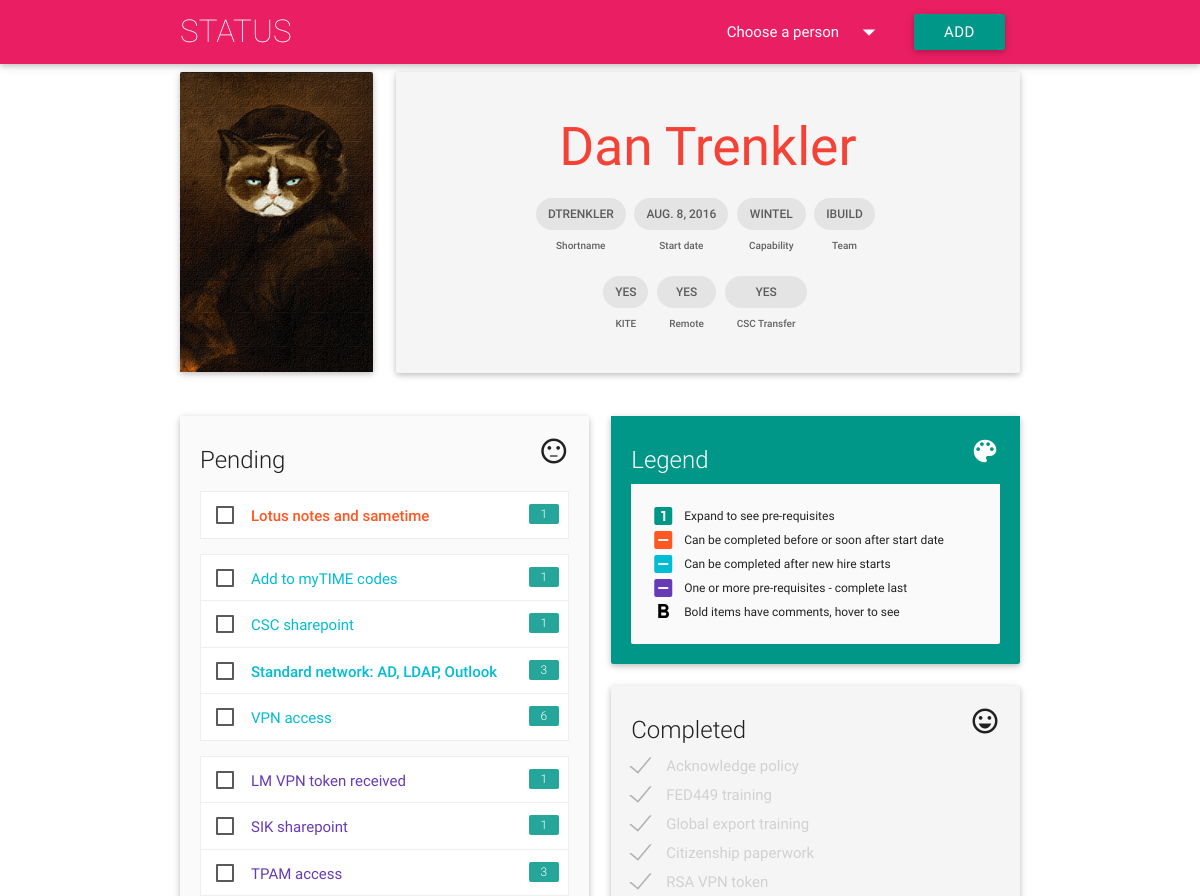
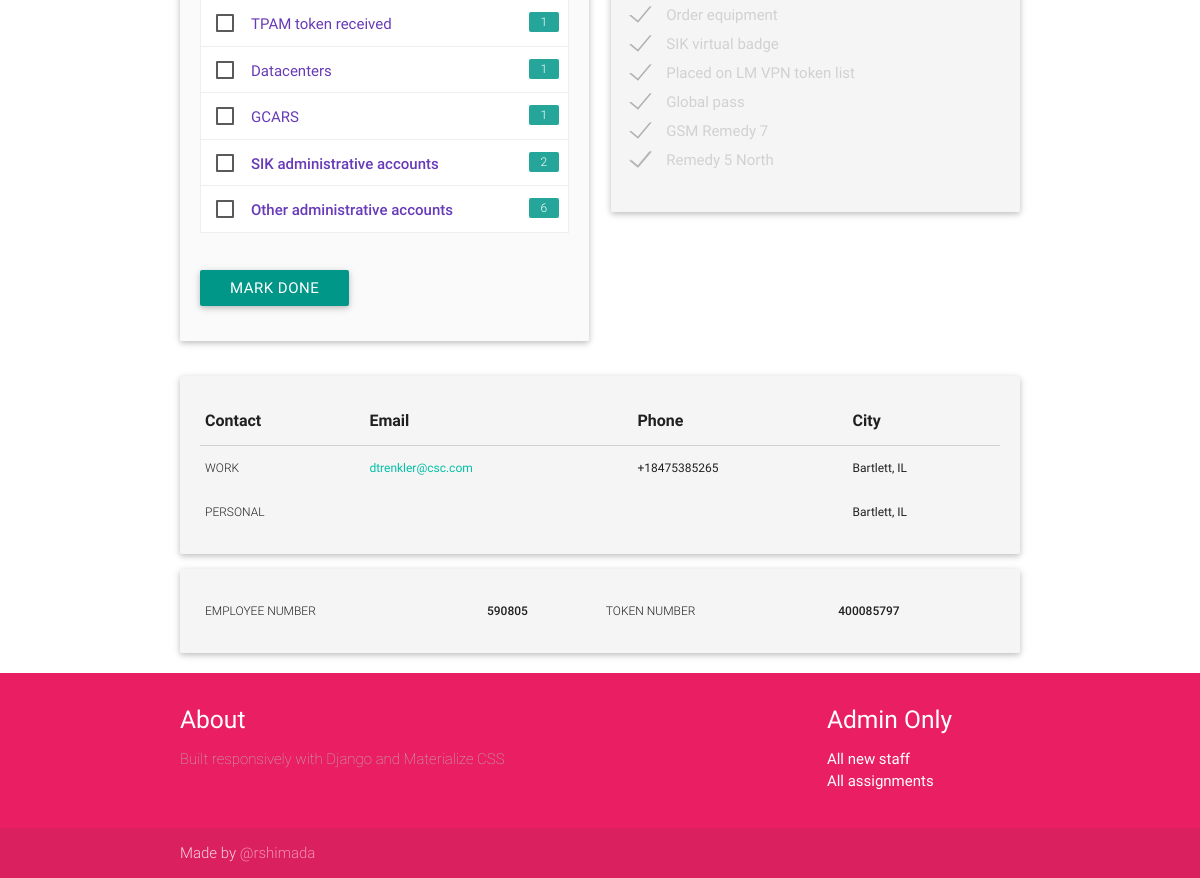
Page /dtrenkler on the committed database (2 pictures, top to bottom).
### app/models.py (models this page shows)
class Person(models.Model):
    CAPABILITY_CHOICES = (
        ('ADS', 'ADS'),
        ('CDS', 'CDS'),
        ('VDS', 'VDS'),
        ('PCC', 'PCC'),
        ('Virtualization', 'Virtualization'),
        ('Active Directory', 'Active Directory'),
        ('Backup', 'Backup'),
        ('Storage', 'Storage'),
        ('UNIX', 'UNIX'),
        ('Wintel', 'Wintel'))
    TEAM_CHOICES = (
        ('iACTION', 'iACTION'),
        ('iBUILD', 'iBUILD'),
        ('iENHANCE', 'iENHANCE'),
        ('iSOLVE', 'iSOLVE'))
    EMPLOY_CHOICES = (
        ('Contractor', 'Contractor'),
        ('Employee', 'Employee'))
    firstname = models.CharField(max_length=200, verbose_name='First name')
    lastname = models.CharField(max_length=200, verbose_name='Last name')
    shortname = models.CharField(max_length=200, unique=True, verbose_name='CSC shortname')
    startdate = models.DateField(auto_now_add=False, verbose_name='Start date')
    addeddate = models.DateTimeField(auto_now_add=True, verbose_name='Date added to status app')
    personalstreet = models.CharField(max_length=50, blank=True, verbose_name='Home street address')
    personalcity = models.CharField(max_length=50, verbose_name='Home city', default='Hartford')
    personalstate = models.CharField(max_length=50, verbose_name='Home state (abbreviation)', default='CT')
    personalzip = models.CharField(max_length=5, blank=True, verbose_name='Home zip code')
    personalemail = models.EmailField(max_length=50, blank=True, verbose_name='Personal email address')
    personalphone = PhoneNumberField(blank=True, verbose_name='Personal phone number, format: +1 860 888 6060')
    workphone = PhoneNumberField(blank=True, verbose_name='Work phone number')
    workstreet = models.CharField(max_length=50, blank=True, verbose_name='Work street address')
    workcity = models.CharField(max_length=50, verbose_name='Work city', default='Hartford')
    workstate = models.CharField(max_length=50, verbose_name='Work state', default='CT')
    workzip = models.CharField(max_length=5, blank=True, verbose_name='Work zip code')
    capability = models.CharField(max_length=20, choices=CAPABILITY_CHOICES, default='Wintel')
    team = models.CharField(max_length=20, choices=TEAM_CHOICES, default='iBUILD')
    kite = models.BooleanField(default=False, verbose_name='Assigned to KITE project')
    remote = models.BooleanField(default=False, verbose_name='Working remotely')
    csctransfer = models.BooleanField(default=False, verbose_name='Existing CSC employee')
    employid = models.CharField(max_length=15, blank=True, verbose_name='Employee number or PRN')
    employtype = models.CharField(max_length=50, choices=EMPLOY_CHOICES, default='Contractor', verbose_name='Employment Type')
    cscid = models.CharField(max_length=10, blank=True, verbose_name='CSC UTC account name, e.g. XMDS123')
    tokenserial = models.CharField(max_length=15, blank=True, verbose_name='Token serial number')
    class Meta:
        ordering = ['addeddate']
        verbose_name_plural = 'people'
        unique_together = ("firstname", "lastname")
    def __str__(self):
        return '{0} {1}'.format(self.firstname, self.lastname)

class Assignment(models.Model):
    person = models.ForeignKey(Person)
    task = models.ForeignKey(Task)
    comment = models.CharField(max_length=200, blank=True)
    complete = models.BooleanField(default=False)
    def __str__(self):
        return self.task.title

class Task(models.Model):
    title = models.CharField(max_length=200)
    description = models.CharField(max_length=600, blank=True)
    stage = models.CharField(max_length=2, blank=True)
    predecessor = models.ManyToManyField("self", symmetrical=False, blank=True)
    vpnrequired = models.BooleanField(default=False)
    class Meta:
        ordering = ['stage', 'id']
    def __str__(self):
        return '{0}'.format(self.title)

### app/views.py (the view, shortened to what this page needs)
# urls.py: url(r'^(?P<shortname>\w+)', views.profile),
@require_http_methods(["GET", "POST"])
def profile(request, shortname=None):
    people = Person.objects.order_by('startdate')
    person = get_object_or_404(Person, shortname=shortname)
    assignments = Assignment.objects.filter(person=person)
    randimg = random.randint(1, 20)
    form = AssignmentForm(request.POST or None)
    context = {'shortname': shortname,
                'people': people,
                'person': person,
                'assignments': assignments,
                'form': form,
                'message': messages,
                'randimg': randimg}
    return render(request, 'app/profile.html', context)

### app/forms.py
class AssignmentForm(ModelForm):
    class Meta:
        model = Assignment
        fields = ['person', 'task', 'complete']

### app/templates/app/profile.html (shortened to what this page needs)
{% extends "app/index.html" %}
{% load staticfiles %}
{% block content %}
<div class="container">
  <div class="row">
    <div class="col l3 hide-on-med-and-down">
      <div class="card">
        <div class="card-image waves-effect waves-block waves-light">
          <a href="/{{ shortname }}">
            <img src="static/app/img/cat/cat-{{ randimg }}-min.png"></a>
        </div>
      </div>
    </div>
    <div class="col s12 l9">
      <div class="card profile-card">
        <div class="card-content center">
          <span class="card-title red-text">
            <a class="red-text" href="/{{ shortname }}">
              <h2 class="header">{{ person }}</h2></a>
          </span>
          <div class="row">
            <div class="chip">
              <p class="card-item">{{ shortname }}</p>
              Shortname
            </div>
            <div class="chip">
              <p class="card-item">{{ person.startdate }}</p>
              Start date
            </div>
            <div class="chip">
              <p class="card-item">{{ person.capability }}</p>
              Capability
            </div>
            <div class="chip">
              <p class="card-item">{{ person.team }}</p>
              Team
            </div>
          </div>
          <div class="row">
            <div class="chip">
              {% if not person.kite %}
              <p class="card-item">No</p>
              {% else %}
              <p class="card-item">Yes</p>
              {% endif %}
              KITE
            </div>
            <div class="chip">
              {% if not person.remote %}
              <p class="card-item">No</p>
              {% else %}
              <p class="card-item">Yes</p>
              {% endif %}
              Remote
            </div>
            <div class="chip">
              {% if not person.csctransfer %}
              <p class="card-item">No</p>
              {% else %}
              <p class="card-item">Yes</p>
              {% endif %}
              CSC Transfer
            </div>
          </div>
        </div>
      </div>
    </div>
  </div>
  <div class="row">
    <div class="col s12 l6">
      <div class="card">
        <div class="card-content grey lighten-5">
          <span class="card-title">Pending
            <i class="right small material-icons">sentiment_neutral</i>
          </span>
          <form action="" method="POST">
              <ul class="collapsible" data-collapsible="accordion">
                {% for assignment in assignments %}
                {% if assignment.task.stage == "1" and not assignment.complete %}
                <li>
                  <div class="collapsible-header">
                    <label class="deep-orange-text {% if assignment.comment %}tooltipped{% endif %}" for="{{ assignment.id }}" {% if assignment.comment %}data-tooltip="{{ assignment.comment }}"{% endif %}>
                      {% if assignment.comment %}<strong>{% endif %}
                        {{ assignment }}
                      {% if assignment.comment %}</strong>{% endif %}
                    </label>
                    {% if assignment.task.predecessor.all %}
                    <span class="new badge">{{ assignment.task.predecessor.all.count }}</span>
                    {% endif %}
                  </div>
                </li>
                {% endif %}
                {% endfor %}
              </ul>
              <ul class="collapsible" data-collapsible="accordion">
                {% for assignment in assignments %}
                {% if assignment.task.stage == "2" and not assignment.complete %}
                <li>
                  <div class="collapsible-header">
                    <label class="cyan-text {% if assignment.comment %}tooltipped{% endif %}" for="{{ assignment.id }}" {% if assignment.comment %}data-tooltip="{{ assignment.comment }}"{% endif %}>
                      {% if assignment.comment %}<strong>{% endif %}
                        {{ assignment }}
                      {% if assignment.comment %}</strong>{% endif %}
                    </label>
                    {% if assignment.task.predecessor.all %}
                    <span class="new badge">{{ assignment.task.predecessor.all.count }}</span>
                    {% endif %}
                  </div>
                </li>
                {% endif %}
                {% endfor %}
              </ul>
              <ul class="collapsible" data-collapsible="accordion">
                {% for assignment in assignments %}
                {% if assignment.task.stage == "3" and not assignment.complete %}
                <li>
                  <div class="collapsible-header">
                    <label class="deep-purple-text {% if assignment.comment %}tooltipped{% endif %}" for="{{ assignment.id }}" {% if assignment.comment %}data-tooltip="{{ assignment.comment }}"{% endif %}>
                      {% if assignment.comment %}<strong>{% endif %}
                        {{ assignment }}
                      {% if assignment.comment %}</strong>{% endif %}
                    </label>
                    {% if assignment.task.predecessor.all %}
                    <span class="new badge">{{ assignment.task.predecessor.all.count }}</span>
                    {% endif %}
                  </div>
                </li>
                {% endif %}
                {% endfor %}
              </ul>
            <br /><input type="submit" value="mark done" class="teal btn waves-light">
          </form>
        </div>
      </div>
    </div>
    <div class="col s12 l6">
      <div class="card">
        <div class="card-content teal">
          <span class="card-title white-text">Legend
            <i class="right small material-icons">color_lens</i>
          </span>
          <div class="card-content grey lighten-5">
            <table id="legend">
              <col style="width:10%">
              <col style="width:90%">
              <tbody>
                <tr>
                  <td><i class="material-icons teal-text">looks_one</i></td>
                  <td>Expand to see pre-requisites</td>
                </tr>
                <tr>
                  <td><i class="material-icons deep-orange-text">indeterminate_check_box</i></td>
                  <td>Can be completed before or soon after start date</td>
                </tr>
                <tr>
                  <td><i class="material-icons cyan-text">indeterminate_check_box</i></td>
                  <td>Can be completed after new hire starts</td>
                </tr>
                <tr>
                  <td><i class="material-icons deep-purple-text">indeterminate_check_box</i></td>
                  <td>One or more pre-requisites - complete last</td>
                </tr>
                <tr>
                  <td><strong><i class="material-icons black-text">format_bold</i></strong></td>
                  <td>Bold items have comments, hover to see</td>
                </tr>
              </tbody>
            </table>
          </div>
        </div>
      </div>
    </div>
    <div class="col s12 l6">
      <div class="card">
        <div class="card-content grey lighten-4">
          <span class="card-title">Completed
            <i class="right small material-icons">sentiment_very_satisfied</i>
          </span>
          <form action="" method="post">
            {% for assignment in assignments %}
            {% if assignment.complete %}
            {% if not assignment.comment %}
            <label class="gray-text" for="{{ assignment.id }}">{{ assignment }}</label><br />
            {% endif %}
            {% endif %}
            {% endfor %}
          </form>
        </div>
      </div>
    </div>
  </div>
  <div class="col s12 l6">
    <div class="card profile-card">
      <div class="card-content">
        <table class="responsive-table highlight">
          <thead>
            <tr>
              <th>Contact</th>
              <th>Email</th>
              <th>Phone</th>
              <th>City</th>
            </tr>
          </thead>
          <tbody>
            <tr>
              <td class="cell-label">Work</td>
              <td><a href="mailto:{{ shortname }}@csc.com">{{ shortname }}@csc.com</a></td>
              <td>{{ person.workphone }}</td>
              <td>{{ person.workcity }}, {{ person.workstate }}</td>
            </tr>
            <tr>
              <td class="cell-label">Personal</td>
              <td><a href="mailto:{{ person.personalemail }}">{{ person.personalemail }}</a></td>
              <td>{{ person.personalphone }}</td>
              <td>{{ person.personalcity }}, {{ person.personalstate }}</td>
            </tr>
          </tbody>
        </table>
      </div>
    </div>
  </div>
  <div class="col s12">
    <div class="card profile-card">
      <div class="card-content">
        <table class="responsive-table highlight">
          <tbody>
            <tr>
              <td class="cell-label">Employee number</td>
              <td class="td-bold">{{ person.employid }}</td>
              <td class="cell-label">Token number</td>
              <td class="td-bold">{{ person.tokenserial }}</td>
            </tr>
          </tbody>
        </table>
      </div>
    </div>
  </div>
</div>
{% endblock %}

### app/static/app/css/app.css (style rules this page uses)
.card-item, .td-bold { font-size: 12px; font-weight: 500; text-transform: uppercase; }
.chip { font-size: 10px !important; }
td { font-size: 12px !important; }
.cell-label { font-weight: 300; text-transform: uppercase; }
.card-image { max-height: 300px; }
label { margin: 0 0 4px 0; }
#legend td, #legend tr { padding: 0; }
.profile-card { background-color: #F5F5F5; }
.collapsible, .collapsible.popout > li.active, .collapsible.popout > li { box-shadow: none !important; border-top: 1px solid #eee; border-right: 1px solid #eee; border-left: 1px solid #eee; transition: none; }
.collapsible-header { padding: 0.8rem 1rem 0.3rem 1rem; border-bottom: 1px solid #eee; }
span.badge { right: 30px; line-height: 20px; min-width: 2rem; }
span.badge.new:after { content: ""; }

### rows in the picture
Person: firstname+lastname "Dan Trenkler", shortname "DTRENKLER", startdate "AUG. 8, 2016", capability "WINTEL", team "IBUILD", shortname "dtrenkler", workphone "+18475385265", workcity "Bartlett", workstate "IL", personalcity "Bartlett", personalstate "IL", employid "590805", tokenserial "400085797"
Assignment: task.title "Lotus notes and sametime", task.predecessor.all.count "1"
Assignment: task.title "Add to myTIME codes", task.predecessor.all.count "1"
Assignment: task.title "CSC sharepoint", task.predecessor.all.count "1"
Assignment: task.title "Standard network: AD, LDAP, Outlook", task.predecessor.all.count "3"
Assignment: task.title "VPN access", task.predecessor.all.count "6"
Assignment: task.title "LM VPN token received", task.predecessor.all.count "1"
Assignment: task.title "SIK sharepoint", task.predecessor.all.count "1"
Assignment: task.title "TPAM access", task.predecessor.all.count "3"
Assignment: task.title "TPAM token received", task.predecessor.all.count "1"
Assignment: task.title "Datacenters", task.predecessor.all.count "1"
Assignment: task.title "GCARS", task.predecessor.all.count "1"
Assignment: task.title "SIK administrative accounts", task.predecessor.all.count "2"
Assignment: task.title "Other administrative accounts", task.predecessor.all.count "6"
Assignment: task.title "Acknowledge policy"
Assignment: task.title "FED449 training"
Assignment: task.title "Global export training"
Assignment: task.title "Citizenship paperwork"
Assignment: task.title "RSA VPN token"
Assignment: task.title "Order equipment"
Assignment: task.title "SIK virtual badge"
Assignment: task.title "Placed on LM VPN token list"
Assignment: task.title "Global pass"
Assignment: task.title "GSM Remedy 7"
Assignment: task.title "Remedy 5 North"
